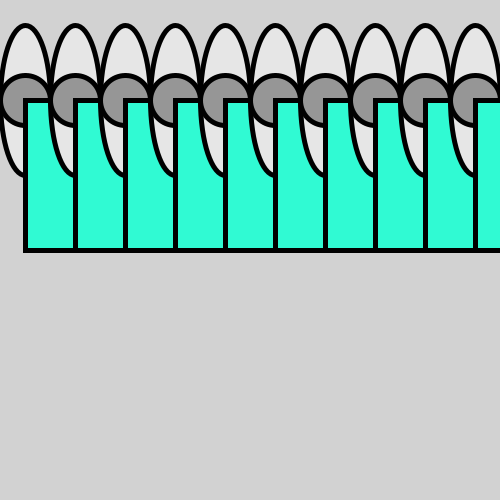
Frame 1 (no input)
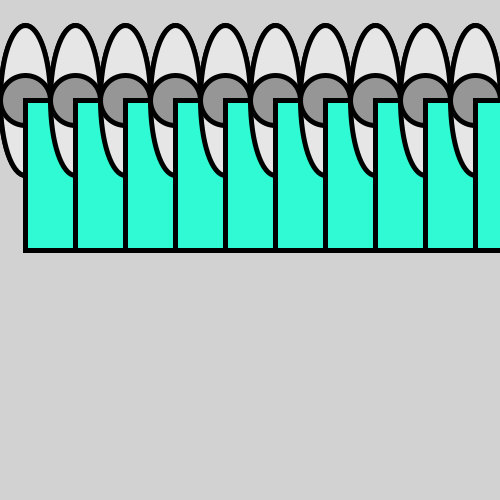
Frame 2 (the mouse pressed at the canvas centre, redrawn once)

The Processing sketch that drew these frames (run headless with seeded random() and noise(); the mouse was pressed at the canvas centre and the sketch redrawn once):

// Processing sketch: processing_80477
// ── processing_80477.pde

void setup()
{
  size(500,500);
  background(210);  
}


void draw ()
{
  
  //Création d'une trame faite de ronds
  for(int i = 25; i < 500; i = i+50)
  {
    strokeWeight(5);
    fill(230);
    ellipse(i, 100, 50, 150);
    rect(i, 100, 50, 50);
    fill(150);
    ellipse(i, 100, 50, 50);
    fill(#30FAD3);
    rect(i, 100, 50, 150);
    
  }
  
 noLoop(); 
}
